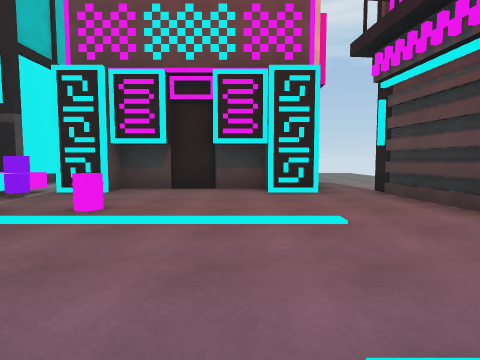
view 1 (above)

24 first-person views from a walk through a scene from a Unity 3-D project. The camera is 1.3 m above the floor, tilts 4° down and sees 80° across. The floor is counted in squares, 2 m on a side. Each view is taken from the middle of a square. On the plan, view 1 faces up. The plan holds only what a view shows up to about 9 squares ahead; the rest is blank. The place goes on beyond the plan. Some animated figures are not drawn. Surface patterns are stand-ins for the level's own textures.

view 2
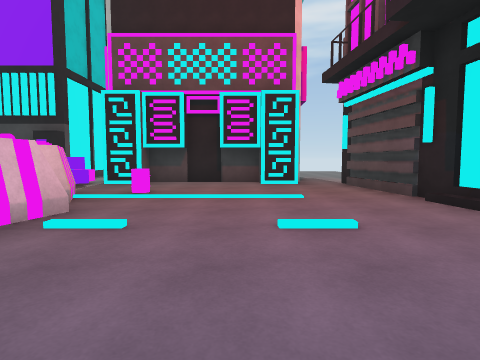

view 3
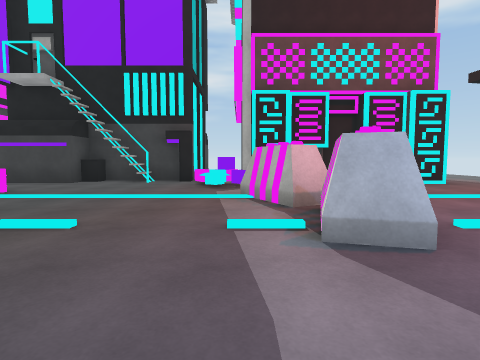

view 4
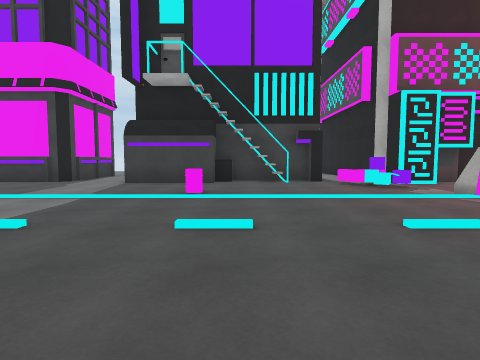

view 5
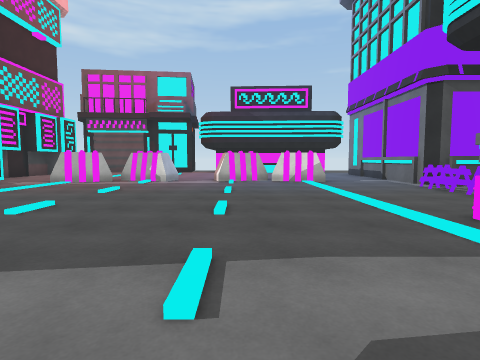

view 6
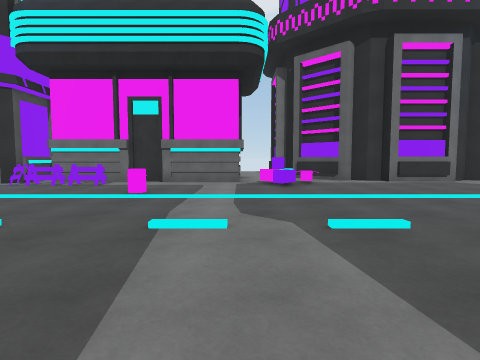

view 7
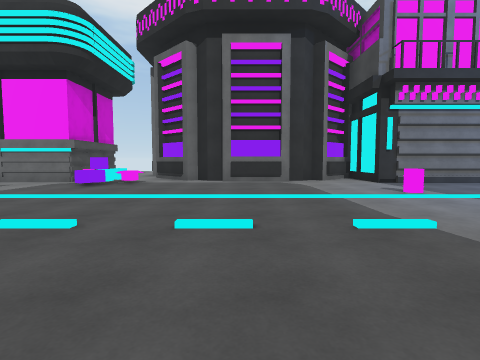

view 8
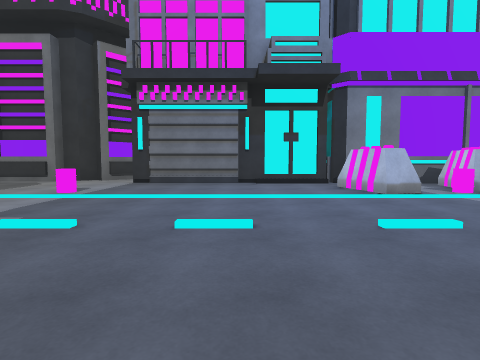

view 9
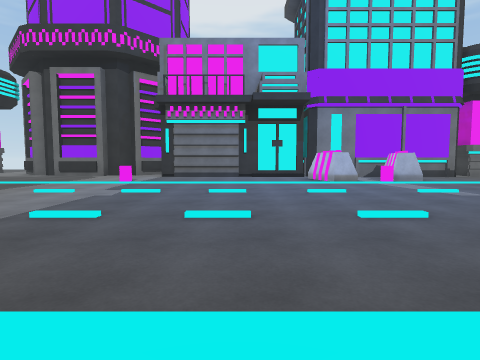

view 10
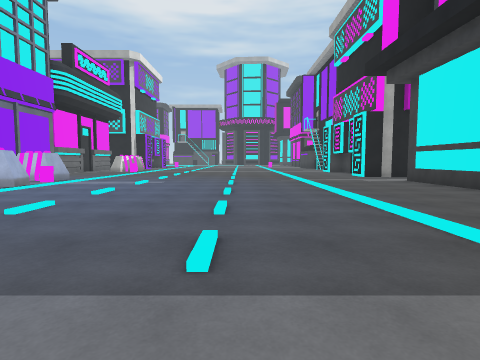

view 11
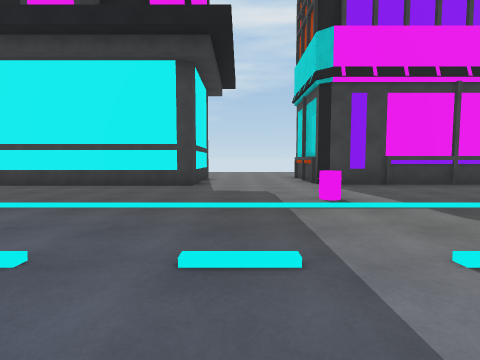

view 12
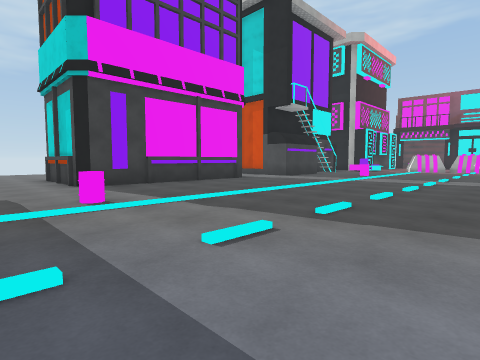

view 13
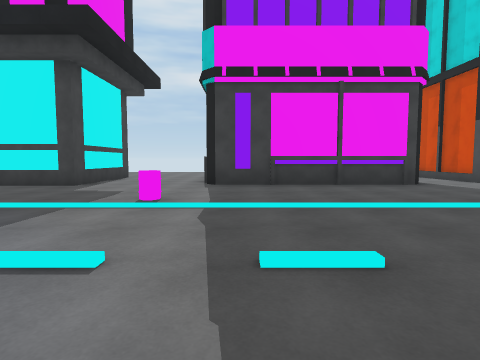

view 14
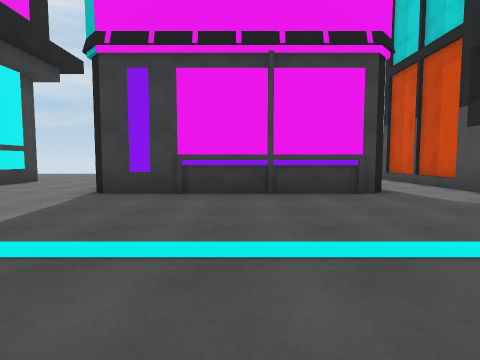

view 15
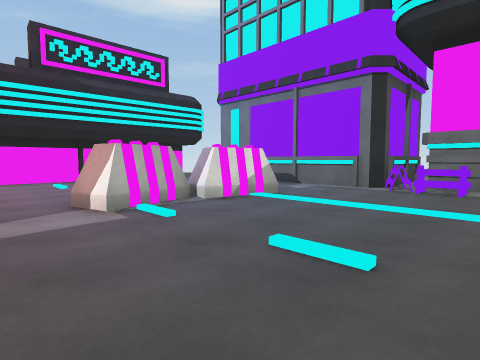

view 16
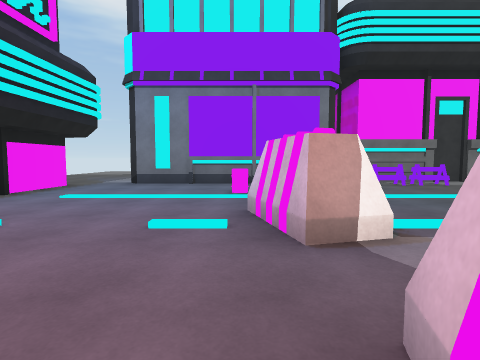

view 17
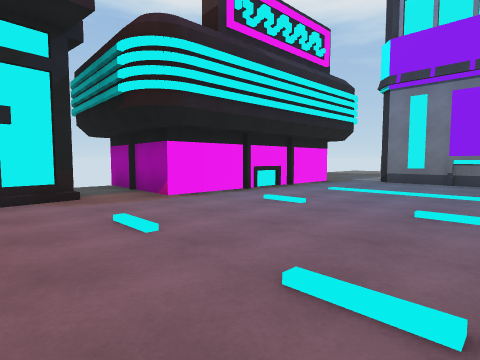

view 18
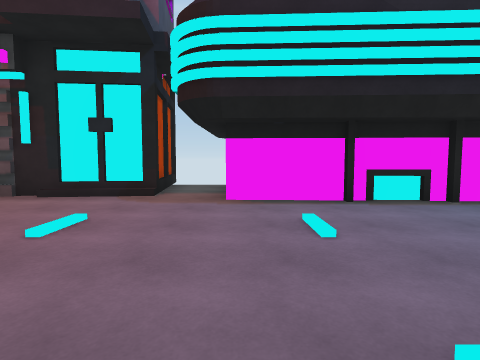

view 19
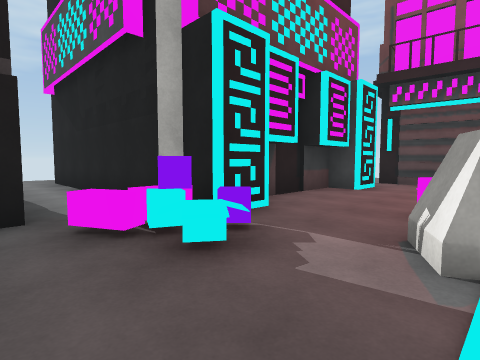

view 20
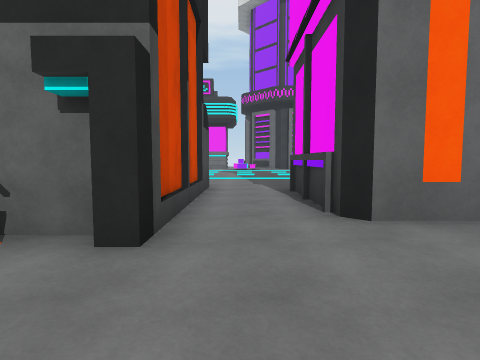

view 21
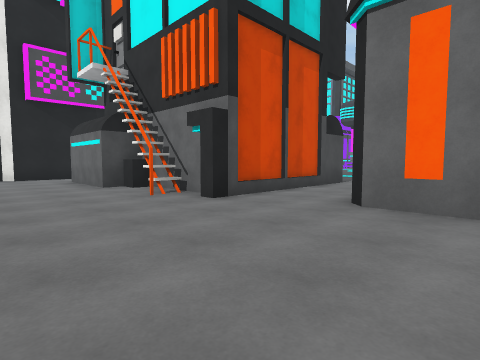

view 22
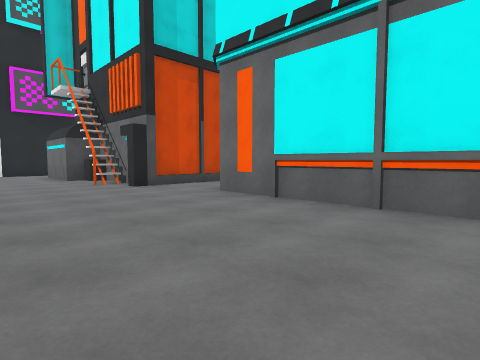

view 23
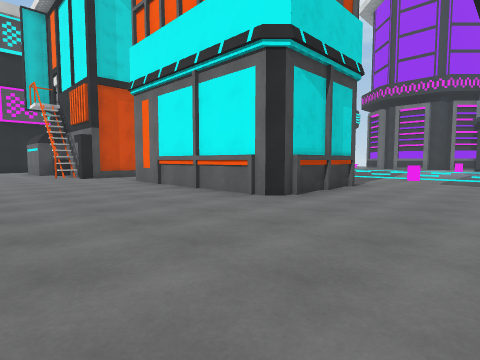

view 24
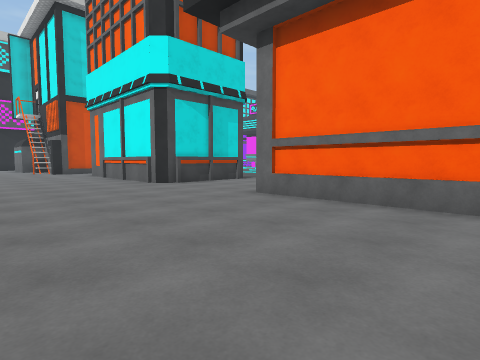

### Floor plan
Points are (right, up) in squares from view 1. A wall is a line through its corners. A room is listed if a view was taken in it or the views show most of it. See-through windows are left out.
Room 1 (views 1, 2, 3, 4, 5, 6, 7, 8, 9, 10, 11, 12, 13, 14, 15, 16, 17, 18, 19, 20, 21, 22, 23, 24)
walls: (-13.4, 6.5) (-18.9, 6.5) (-18.9, 10) (-13.4, 10) (-13.2, 9.7) (-13.2, 6.7) (-13.4, 6.5); (-18.6, 6.4) (-18.9, 6.8); (-8.7, 7) (-8.7, 6) (-11.2, 6) (-11.2, 10.9) (-10.9, 10.9); (-8.2, 6.5) (-8.8, 6.5); (-6.8, 6.3) (-7.5, 6.3); (-6.9, 6.5) (-7.5, 6.5); (-6.6, 6.7) (-7.5, 6.7); (-10.8, 10.5) (-8, 10.5) (-8, 11.5) (-5.5, 11.5); (-18.9, 9.7) (-18.6, 10.1); (-10.1, 10.6) (-10.1, 11.3) (-9.2, 11.3); (-10, 10.9) (-9.2, 10.9); (-17.5, -7.5) (-15.5, -7.5); (-8.5, 10.6) (-8.5, 10.9) (-8, 10.9); (-11, -8) (-11, -7.5) (-5.5, -7.5); (-11.2, -8.1) (-11.2, -7.5); (-18, -8) (-17.5, -8) (-17.5, -7.7) (-15.5, -7.7) (-15.5, -8) (-14.9, -8); (-5.6, 8.8) (-5.6, 6.7) (-5.9, 6.7); (-3.9, 6.6) (-3.9, 12.7) (-3.7, 13); (-4.5, -6.9) (0.8, -6.9) (1.1, -7.1); (-25.8, 9.6) (-22.2, 9.6) (-22.2, 6.3) (-28, 6.3); (-25.6, -7.1) (-20.1, -7.1) (-20.1, -8.1); (-26, -6.8) (-25.7, -7.1) (-25.7, -7.9); (-4.7, -10.1) (-4.7, -7.6); (1.6, 5.7) (0.6, 5.7) (0.6, 6.5) (-2.7, 6.5) (-2.7, 5.7) (-3.6, 5.7); (-28.5, -6.9) (-27.5, -6.9); (2.4, -6.3) (2.7, -0.8) (5.7, -0.9); (6.3, 1) (3.4, 0.7) (2.9, 6.1)
ways out: opening at (2, -7); opening at (2, 6)
objects: other object (-28, -6); barrel (-28, -5); other object (-26, -6) to (-26, -5); barrel (-19, -5); barrel (-19, 4); box (-13, -7); box (-12, -7); box (-12, -6); barrel (-9, -5); barrel (-9, 4); other object (-7, -7); other object (-6, -7); other object (-5, -7); box (-5, 5); box (-5, 6); other object (-4, 2) to (-3, 3); box (-4, 5); box (-4, 6); other object (-3, -4) to (-3, -3); other object (-3, -2) to (-2, -2); other object (-3, 0) to (-3, 1); barrel (-2, -5); barrel (-2, 4)

Positions as (right, up) in squares from view 1, and headings:
1: (0, 0), facing up
2: (0, -2), facing up
3: (-4, -2), facing up
4: (-8, -2), facing up
5: (-12, -2), facing right
6: (-11, 1), facing down
7: (-16, 1), facing down
8: (-23, 1), facing down
9: (-23, 4), facing down
10: (-19, 1), facing left
11: (-21, -1), facing up
12: (-21, -1), facing up-right
13: (-18, -1), facing up
14: (-16, 1), facing up
15: (-7, 0), facing down-right
16: (-2, 1), facing down
17: (-2, 2), facing down-right
18: (-2, -1), facing right
19: (-6, 3), facing up-right
20: (-12, 13), facing down
21: (-15, 14), facing down-right
22: (-18, 14), facing down-right
23: (-22, 14), facing down-right
24: (-26, 14), facing down-right
